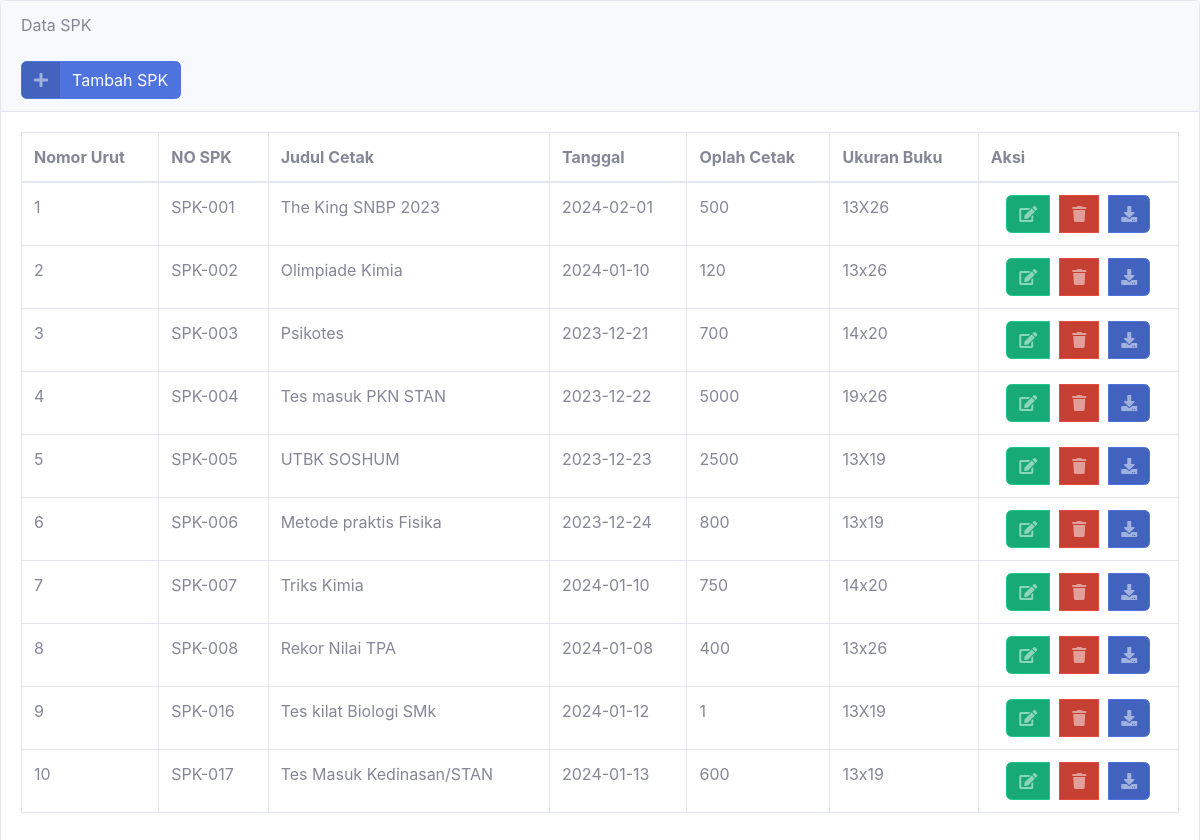
The app's page /data.php with its own data.
### tables this page shows
CREATE TABLE `spk` (
  `id_spk` int NOT NULL,
  `id_pengguna` int NOT NULL,
  `no_spk` varchar(100) NOT NULL,
  `judul_buku` varchar(100) NOT NULL,
  `no_isbn` varchar(100) NOT NULL,
  `tanggal` date NOT NULL,
  `tanggal_permintaan_selesai` date NOT NULL,
  `oplah_cetak` int NOT NULL,
  `oplah_insheet` int NOT NULL,
  `ukuran_buku` varchar(100) NOT NULL,
  `jumlah_halaman` int NOT NULL,
  `jumlah_catern` int NOT NULL,
  `jumlah_plat` int NOT NULL,
  `ukuran_kertas` varchar(100) NOT NULL,
  `kebutuhan_kertas` varchar(100) NOT NULL,
  `mesin_cetak` varchar(100) NOT NULL
);

### data.php (the view, shortened to what this page needs)
<!DOCTYPE html>
<html lang="en">
<head>
    <link href="vendor/fontawesome-free/css/all.min.css" rel="stylesheet" type="text/css">
    <link href="css/sb-admin-2.min.css" rel="stylesheet">
</head>
<body id="page-top">
    <div class="card shadow">
        <div class="card-header">
            Data SPK
            <br><br>
            <a href="pracetak.php?url=tambah_spk" class="btn btn-primary btn-icon-split">
                <span class="icon text-white-50">
                    <i class="fas fa-plus"></i>
                </span>
                <span class="text">Tambah SPK</span>
            </a>
        </div>
        <div class="card-body">
            <div class="table-responsive">
                <table class="table table-bordered">
                    <thead>
                        <tr>
                            <th>Nomor Urut</th>
                            <th>NO SPK</th>
                            <th>Judul Cetak</th>
                            <th>Tanggal</th>
                            <th>Oplah Cetak</th>
                            <th>Ukuran Buku</th>
                            <th>Aksi</th>
                        </tr>
                    </thead>
                    <tbody>
                        <?php
                        require 'koneksi.php';
                        $sql = "SELECT * FROM spk";
                        $result = mysqli_query($conn, $sql);
                        $counter = 1;
                        while ($data = mysqli_fetch_assoc($result)) {
                            ?>
                            <tr>
                                <td><?php echo $counter++; ?></td>
                                <td><?php echo $data['no_spk']; ?></td>
                                <td><?php echo $data['judul_buku']; ?></td>
                                <td><?php echo $data['tanggal']; ?></td>
                                <td><?php echo $data['oplah_cetak']; ?></td>
                                <td><?php echo $data['ukuran_buku']; ?></td>
                                <td>
                                    <div class="action-buttons">
                                        <div class="btn-group">
                                            <a href="pracetak.php?url=edit_spk&id_spk=<?php echo $data['id_spk']; ?>" class="btn btn-success btn-icon-split">
                                                <span class="icon text-white-50">
                                                    <i class="fas fa-edit"></i>
                                                </span>
                                            </a>
                                            <a href="hapus_spk.php?id_spk=<?php echo $data['id_spk']; ?>" class="btn btn-danger btn-icon-split" onclick="return confirm('yakin hapus')">
                                                <span class="icon text-white-50">
                                                    <i class="fas fa-trash"></i>
                                                </span>
                                            </a>
                                            <a href="unduh_spk.php?id_spk=<?php echo $data['id_spk']; ?>" class="btn btn-primary btn-icon-split">
                                                <span class="icon text-white-50">
                                                    <i class="fas fa-download"></i>
                                                </span>
                                            </a>
                                        </div>
                                    </div>
                                </td>
                            </tr>
                        <?php } ?>
                    </tbody>
                </table>
            </div>
        </div>
    </div>
</body>
</html>

### data.php (style rules this page uses)
.action-buttons { display: flex; justify-content: center; align-items: center; }
.btn-group { display: flex; gap: 10px; }

### records on screen
spk: no_spk "SPK-001", judul_buku "The King SNBP 2023", tanggal "2024-02-01", oplah_cetak "500", ukuran_buku "13X26"
spk: no_spk "SPK-002", judul_buku "Olimpiade Kimia", tanggal "2024-01-10", oplah_cetak "120", ukuran_buku "13x26"
spk: no_spk "SPK-003", judul_buku "Psikotes", tanggal "2023-12-21", oplah_cetak "700", ukuran_buku "14x20"
spk: no_spk "SPK-004", judul_buku "Tes masuk PKN STAN", tanggal "2023-12-22", oplah_cetak "5000", ukuran_buku "19x26"
spk: no_spk "SPK-005", judul_buku "UTBK SOSHUM", tanggal "2023-12-23", oplah_cetak "2500", ukuran_buku "13X19"
spk: no_spk "SPK-006", judul_buku "Metode praktis Fisika", tanggal "2023-12-24", oplah_cetak "800", ukuran_buku "13x19"
spk: no_spk "SPK-007", judul_buku "Triks Kimia", tanggal "2024-01-10", oplah_cetak "750", ukuran_buku "14x20"
spk: no_spk "SPK-008", judul_buku "Rekor Nilai TPA", tanggal "2024-01-08", oplah_cetak "400", ukuran_buku "13x26"
spk: no_spk "SPK-016", judul_buku "Tes kilat Biologi SMk", tanggal "2024-01-12", oplah_cetak "1", ukuran_buku "13X19"
spk: no_spk "SPK-017", judul_buku "Tes Masuk Kedinasan/STAN", tanggal "2024-01-13", oplah_cetak "600", ukuran_buku "13x19"
